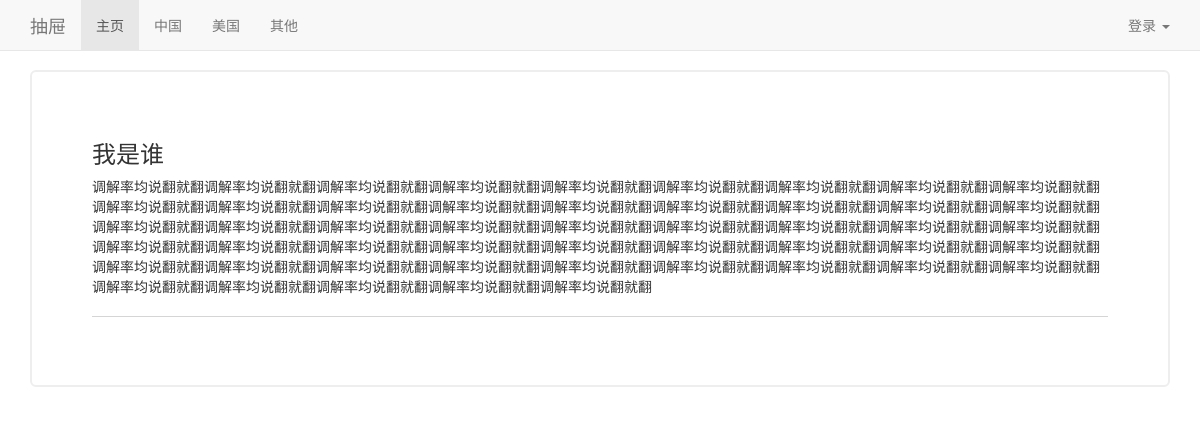
The page /blog/1 on the database its author committed.
### blog/models.py (models this page shows, shortened)
class BBS(models.Model):
    category = models.ForeignKey('Category')
    title = models.CharField(max_length=60)
    summary = models.CharField(max_length=120)
    content = models.TextField()
    author = models.ForeignKey('BBS_user')
    view_count = models.IntegerField()
    ranking = models.IntegerField()
    create_at = models.DateTimeField(auto_now_add=True)
    update_at = models.DateTimeField(auto_now_add=True)

### blog/views.py (the view)
# urls.py: url(r'^blog/(?P<bbs_id>\d)', sub_page),
def sub_page(request, bbs_id):
    bbs_detail = BBS.objects.get(id=bbs_id)
    return render_to_response('detail.html', {'detail': bbs_detail, 'user': request.user})

### blog/templates/detail.html (shortened to what this page needs)
{% extends 'base.html' %}
{% load duoshuo_tags %}
{% block content %}
        <h3>{{ detail.title }}</h3>
        {{ detail.content|safe }}
{% endblock %}

### blog/templates/base.html (shortened to what this page needs)
<!DOCTYPE html>
<html lang="zh-CN"><head>
    <link href="/static/css/bootstrap.css" rel="stylesheet">
    <link href="/static/css/navbar-fixed-top.css" rel="stylesheet">
  </head>
  <body>
    <nav class="navbar navbar-default navbar-fixed-top">
      <div class="container">
        <div class="navbar-header">
          <a class="navbar-brand" href="#">抽屉</a>
        </div>
        <div id="navbar" class="navbar-collapse collapse">
          <ul class="nav navbar-nav">
            <li class="active"><a href="/blog/">主页</a></li>
            <li><a href="/china/">中国</a></li>
            <li><a href="/usa/">美国</a></li>
            <li><a href="#other">其他</a></li>
          </ul>
          <ul class="nav navbar-nav navbar-right">
            <li class="dropdown">
              <a href="^login/" class="dropdown-toggle" data-toggle="dropdown" role="button" aria-haspopup="true" aria-expanded="false">
                  {% if user.is_authenticated %}
                    {{ user.username }}
                  {% else %}
                  登录
                  {% endif %}
                  <span class="caret"></span></a>
            </li>
          </ul>
        </div>
      </div>
    </nav>
    <div class="container">
      <div class="jumbotron">
          {% block content %}
          {% endblock %}
        <hr>
      </div>
    </div>
</body></html>

### statics/css/navbar-fixed-top.css (style rules this page uses)
body { min-height: 2000px; padding-top: 70px; }

### rows shown on the page
BBS: title "我是谁", content "调解率均说翻就翻调解率均说翻就翻调解率均说翻就翻调解率均说翻就翻调解率均说翻就翻调解率均说翻就翻调解率均说翻就翻调解率均说翻就翻调解率均说翻就翻调解率均说翻就翻调解率均说翻就翻调解率均说翻就翻调解率均说翻就翻调解率均说翻就翻调解率均说翻就翻调解率均说翻就翻调解率均说翻就翻调解率均说翻就翻调解率均说翻就翻调解率均说翻就翻调解率均说翻就翻调解率均说翻就翻调解率均说翻就翻调解率均说翻就翻调解率均说翻就翻调解率均说翻就翻调解率均说翻就翻调解率均说翻就翻调解率均说翻就翻调解率均说翻就翻调解率均说翻就翻调解率均说翻就翻调解率均说翻就翻调解率均说翻就翻调解率均说翻就翻调解率均说翻就翻调解率均说翻就翻调解率均说翻就翻调解率均说翻就翻调解率均说翻就翻调解率均说翻就翻调解率均说翻就翻调解率均说翻就翻调解率均说翻就翻调解率均说翻就翻调解率均说翻就翻调解率均说翻就翻调解率均说翻就翻调解率均说翻就翻调解率均说翻就翻"
